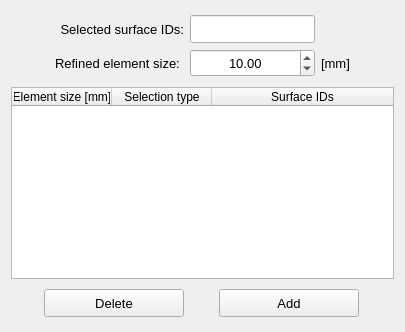
        <widget class="QWidget" name="tab_2">
         <attribute name="title">
          <string>Local refining</string>
         </attribute>
         <layout class="QGridLayout" name="gridLayout">
          <item row="2" column="1">
           <widget class="QTableWidget" name="tableWidget_refining_mesh_data">
            <property name="showGrid">
             <bool>false</bool>
            </property>
            <attribute name="horizontalHeaderStretchLastSection">
             <bool>true</bool>
            </attribute>
            <attribute name="verticalHeaderVisible">
             <bool>false</bool>
            </attribute>
            <attribute name="verticalHeaderStretchLastSection">
             <bool>false</bool>
            </attribute>
            <column>
             <property name="text">
              <string>Element size [mm]</string>
             </property>
            </column>
            <column>
             <property name="text">
              <string>Selection type</string>
             </property>
            </column>
            <column>
             <property name="text">
              <string>Surface IDs</string>
             </property>
            </column>
           </widget>
          </item>
          <item row="3" column="1">
           <widget class="QFrame" name="frame_11">
            <property name="frameShape">
             <enum>QFrame::Shape::NoFrame</enum>
            </property>
            <property name="frameShadow">
             <enum>QFrame::Shadow::Raised</enum>
            </property>
            <layout class="QGridLayout" name="gridLayout_12">
             <property name="leftMargin">
              <number>4</number>
             </property>
             <property name="topMargin">
              <number>4</number>
             </property>
             <property name="rightMargin">
              <number>4</number>
             </property>
             <property name="bottomMargin">
              <number>4</number>
             </property>
             <item row="0" column="1">
              <widget class="QPushButton" name="pushButton_add">
               <property name="minimumSize">
                <size>
                 <width>68</width>
                 <height>28</height>
                </size>
               </property>
               <property name="maximumSize">
                <size>
                 <width>140</width>
                 <height>16777215</height>
                </size>
               </property>
               <property name="font">
                <font>
                 <pointsize>10</pointsize>
                </font>
               </property>
               <property name="text">
                <string>Add</string>
               </property>
               <property name="autoDefault">
                <bool>false</bool>
               </property>
              </widget>
             </item>
             <item row="0" column="0">
              <widget class="QPushButton" name="pushButton_delete">
               <property name="minimumSize">
                <size>
                 <width>68</width>
                 <height>28</height>
                </size>
               </property>
               <property name="maximumSize">
                <size>
                 <width>140</width>
                 <height>16777215</height>
                </size>
               </property>
               <property name="font">
                <font>
                 <pointsize>10</pointsize>
                </font>
               </property>
               <property name="text">
                <string>Delete</string>
               </property>
               <property name="autoDefault">
                <bool>false</bool>
               </property>
              </widget>
             </item>
            </layout>
           </widget>
          </item>
          <item row="0" column="1">
           <widget class="QFrame" name="frame_3">
            <property name="minimumSize">
             <size>
              <width>0</width>
              <height>62</height>
             </size>
            </property>
            <property name="frameShape">
             <enum>QFrame::Shape::NoFrame</enum>
            </property>
            <property name="frameShadow">
             <enum>QFrame::Shadow::Raised</enum>
            </property>
            <layout class="QGridLayout" name="gridLayout_3">
             <property name="leftMargin">
              <number>4</number>
             </property>
             <property name="topMargin">
              <number>4</number>
             </property>
             <property name="rightMargin">
              <number>4</number>
             </property>
             <property name="bottomMargin">
              <number>4</number>
             </property>
             <property name="horizontalSpacing">
              <number>6</number>
             </property>
             <item row="2" column="1">
              <widget class="QLabel" name="label_6">
               <property name="minimumSize">
                <size>
                 <width>0</width>
                 <height>20</height>
                </size>
               </property>
               <property name="font">
                <font>
                 <pointsize>10</pointsize>
                </font>
               </property>
               <property name="text">
                <string>Refined element size: </string>
               </property>
              </widget>
             </item>
             <item row="2" column="2">
              <widget class="QDoubleSpinBox" name="doubleSpinBox_refined_element_size">
               <property name="minimumSize">
                <size>
                 <width>0</width>
                 <height>28</height>
                </size>
               </property>
               <property name="maximumSize">
                <size>
                 <width>200</width>
                 <height>16777215</height>
                </size>
               </property>
               <property name="font">
                <font>
                 <pointsize>10</pointsize>
                </font>
               </property>
               <property name="alignment">
                <set>Qt::AlignmentFlag::AlignCenter</set>
               </property>
               <property name="decimals">
                <number>2</number>
               </property>
               <property name="minimum">
                <double>0.010000000000000</double>
               </property>
               <property name="maximum">
                <double>2000.000000000000000</double>
               </property>
               <property name="singleStep">
                <double>1.000000000000000</double>
               </property>
               <property name="value">
                <double>10.000000000000000</double>
               </property>
              </widget>
             </item>
             <item row="1" column="1">
              <widget class="QLabel" name="label_selected_ids">
               <property name="minimumSize">
                <size>
                 <width>0</width>
                 <height>20</height>
                </size>
               </property>
               <property name="font">
                <font>
                 <pointsize>10</pointsize>
                </font>
               </property>
               <property name="text">
                <string>Selected surface IDs:</string>
               </property>
               <property name="alignment">
                <set>Qt::AlignmentFlag::AlignRight|Qt::AlignmentFlag::AlignTrailing|Qt::AlignmentFlag::AlignVCenter</set>
               </property>
              </widget>
             </item>
             <item row="2" column="3">
              <widget class="QLabel" name="label_7">
               <property name="minimumSize">
                <size>
                 <width>0</width>
                 <height>20</height>
                </size>
               </property>
               <property name="font">
                <font>
                 <pointsize>10</pointsize>
                </font>
               </property>
               <property name="text">
                <string>[mm]</string>
               </property>
              </widget>
             </item>
             <item row="1" column="2">
              <widget class="QLineEdit" name="lineEdit_selected_ids">
               <property name="minimumSize">
                <size>
                 <width>0</width>
                 <height>28</height>
                </size>
               </property>
               <property name="maximumSize">
                <size>
                 <width>200</width>
                 <height>16777215</height>
                </size>
               </property>
               <property name="font">
                <font>
                 <pointsize>10</pointsize>
                </font>
               </property>
               <property name="text">
                <string/>
               </property>
               <property name="alignment">
                <set>Qt::AlignmentFlag::AlignCenter</set>
               </property>
              </widget>
             </item>
             <item row="2" column="0">
              <spacer name="horizontalSpacer">
               <property name="orientation">
                <enum>Qt::Orientation::Horizontal</enum>
               </property>
               <property name="sizeHint" stdset="0">
                <size>
                 <width>40</width>
                 <height>20</height>
                </size>
               </property>
              </spacer>
             </item>
             <item row="2" column="4">
              <spacer name="horizontalSpacer_2">
               <property name="orientation">
                <enum>Qt::Orientation::Horizontal</enum>
               </property>
               <property name="sizeHint" stdset="0">
                <size>
                 <width>40</width>
                 <height>20</height>
                </size>
               </property>
              </spacer>
             </item>
            </layout>
           </widget>
          </item>
         </layout>
        </widget>
